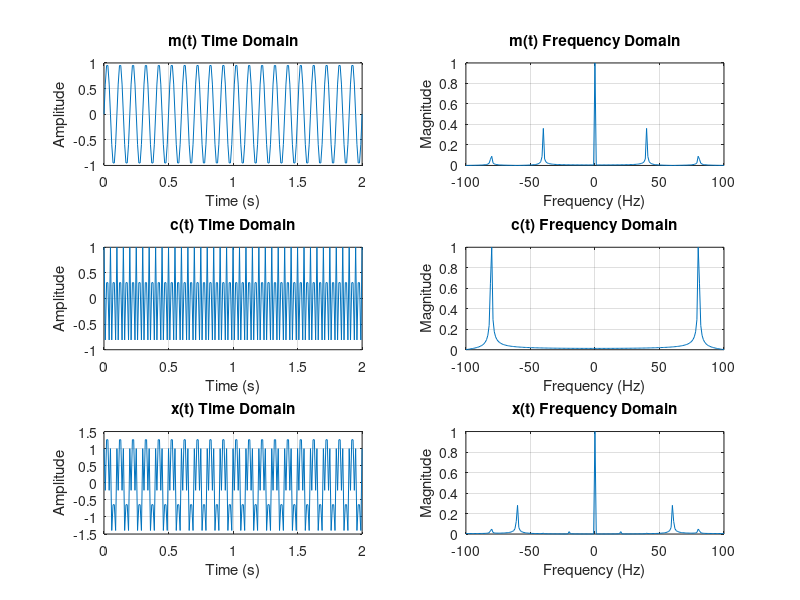
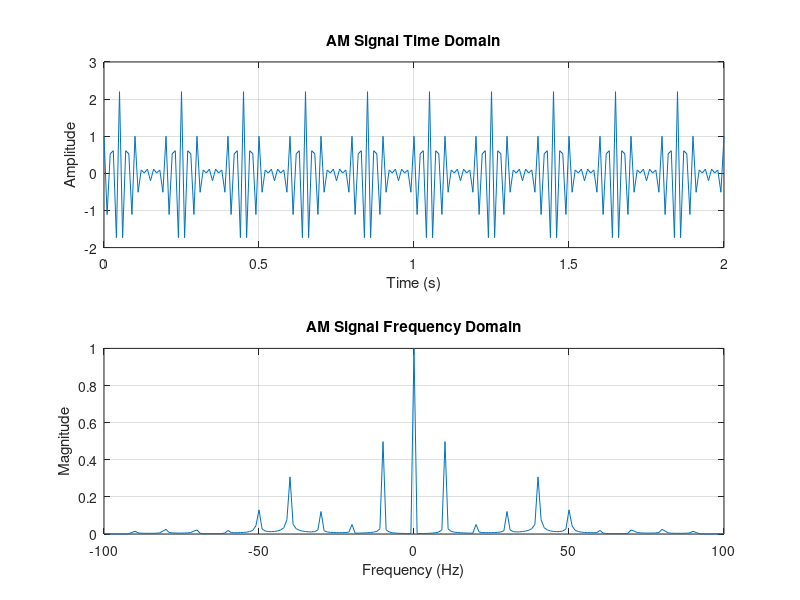
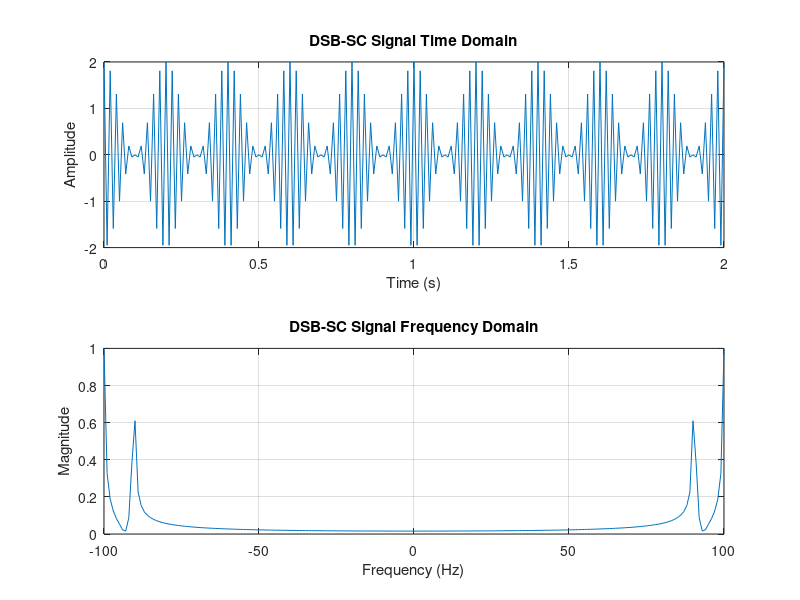

MATLAB code to generate these figures, in order:
clc
clear
close all

Fs = 100;
t = 0:1/Fs:2;

fm = 10;
fc = 40;

m = sin(2*pi*fm*t);
c = cos(2*pi*fc*t);
x = m + c;

N = length(t);
f = linspace(-Fs,Fs,N);

M = abs(fftshift(fft(abs(m))));
C = abs(fftshift(fft(c)));
X = abs(fftshift(fft(abs(x))));

M = M/max(M);
C = C/max(C);
X = X/max(X);

figure
subplot(3,2,1)
plot(t,m)
grid on
title('m(t) Time Domain')
xlabel('Time (s)')
ylabel('Amplitude')

subplot(3,2,2)
plot(f,M)
grid on
title('m(t) Frequency Domain')
xlabel('Frequency (Hz)')
ylabel('Magnitude')

subplot(3,2,3)
plot(t,c)
grid on
title('c(t) Time Domain')
xlabel('Time (s)')
ylabel('Amplitude')

subplot(3,2,4)
plot(f,C)
grid on
title('c(t) Frequency Domain')
xlabel('Frequency (Hz)')
ylabel('Magnitude')

subplot(3,2,5)
plot(t,x)
grid on
title('x(t) Time Domain')
xlabel('Time (s)')
ylabel('Amplitude')

subplot(3,2,6)
plot(f,X)
grid on
title('x(t) Frequency Domain')
xlabel('Frequency (Hz)')
ylabel('Magnitude')

[mm,im] = max(M);
[mc,ic] = max(C);
[mx,ix] = max(X);

disp('Question 1 Output')
disp(['Message peak frequency = ',num2str(f(im)),' Hz'])
disp(['Carrier peak frequency = ',num2str(f(ic)),' Hz'])
disp(['Product signal peak frequency = ',num2str(f(ix)),' Hz'])


fm2 = 5;
fc2 = 40;
mu = 1.2;

xam = (1 + mu*sin(2*pi*fm2*t)).*cos(2*pi*fc2*t);

Nam = length(xam);
fam = linspace(-Fs,Fs,Nam);

Xam = abs(fftshift(fft(abs(xam))));
Xam = Xam/max(Xam);

figure
subplot(2,1,1)
plot(t,xam)
grid on
title('AM Signal Time Domain')
xlabel('Time (s)')
ylabel('Amplitude')

subplot(2,1,2)
plot(fam,Xam)
grid on
title('AM Signal Frequency Domain')
xlabel('Frequency (Hz)')
ylabel('Magnitude')

[mam,iam] = max(Xam);

disp('Question 2 Output')
disp(['AM strongest frequency = ',num2str(fam(iam)),' Hz'])
disp(['Modulation index = ',num2str(mu)])
disp('Carrier and sidebands are shown in the frequency spectrum.')


fm3 = 5;
fc3 = 50;

xdsb = cos(2*pi*fm3*t).*cos(2*pi*fc3*t) + cos(2*pi*fc3*t);

Ndsb = length(xdsb);
fdsb = linspace(-Fs,Fs,Ndsb);

Xdsb = abs(fftshift(fft(xdsb)));
Xdsb = Xdsb/max(Xdsb);

figure
subplot(2,1,1)
plot(t,xdsb)
grid on
title('DSB-SC Signal Time Domain')
xlabel('Time (s)')
ylabel('Amplitude')

subplot(2,1,2)
plot(fdsb,Xdsb)
grid on
title('DSB-SC Signal Frequency Domain')
xlabel('Frequency (Hz)')
ylabel('Magnitude')

[mdsb,idsb] = max(Xdsb);

disp('Question 3 Output')
disp(['DSB-SC strongest frequency = ',num2str(fdsb(idsb)),' Hz'])
disp('Carrier component does not appear in DSB-SC signal.')
disp('DSB-SC has only sidebands, while conventional AM has carrier and sidebands.')
